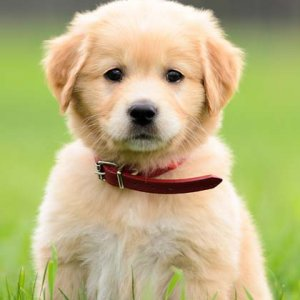
#> input picture HW2/ex2_images/puppy.png, 300 x 300 px
$ jupyter execute --allow-errors ex234.ipynb
#> lines starting #> are read from the running program, lines starting #| are printed output that depends on the picture
[cell 1]
import io
import ipywidgets as widgets
import matplotlib.pyplot as plt
import PIL.Image
import numpy as np
from IPython.display import display
from skimage import io as io_url
import cv2

[cell 2]
# Create image widgets
image3_spatial = widgets.Image(format='png', width=500, height=500, description='Spatial')
image3_freq    = widgets.Image(format='png', width=500, height=500, description='Frequency')
sidebyside     = widgets.HBox([image3_spatial, image3_freq])

# Create slider/select widgets
slider_inner   = widgets.FloatSlider(value=0,      min=0, max=1,      step=0.01, description='Inner radius')
slider_outer   = widgets.FloatSlider(value=1.44/2, min=0, max=1.44/2, step=0.01, description='Outer radius')

buf            = io.BytesIO()

# orig_img = io_url.imread('https://img2.zergnet.com/2309662_300.jpg')
orig_img = io_url.imread("ex2_images/puppy.png")
#> orig_img is the input picture: shape (300, 300, 3); mean R, G, B 185.9, 180, 128.2
orig_img = np.mean(orig_img, -1)
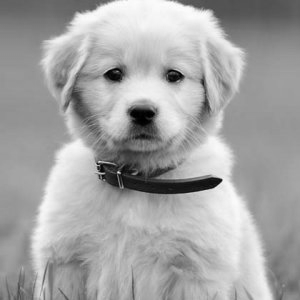
#> orig_img: shape (300, 300) float64; min 0, max 253.3, mean 164.7

x = np.fft.fftfreq(orig_img.shape[0]);
y = np.fft.fftfreq(orig_img.shape[1]);

xv, yv = np.meshgrid(x, y)
xv = np.fft.fftshift(xv)
yv = np.fft.fftshift(yv)

def filter_frequency(orig_img, mask):
  """
  You need to remove frequency based on the given mask.
  Params:
    orig_img: numpy image
    mask: same shape with orig_img indicating which frequency hold or remove
  Output:
    f_img: frequency image after applying mask
    img: image after applying mask
  """
  # Transform using fft2
  img_fft = np.fft.fft2(orig_img)

  # Shift frequency coefs to center using fftshift
  img_ffshift = np.fft.fftshift(img_fft)

  # Filter in frequency domain using the given mask
  f_img = img_ffshift * mask

  # Shift frequency coefs back using ifftshift
  f_img_shift = np.fft.ifftshift(f_img)

  # Invert transform using ifft2
  img = np.fft.ifft2(f_img_shift)

  # Ensure real values (absolute value for complex numbers)
  img = np.abs(img)
  f_img = np.abs(f_img)
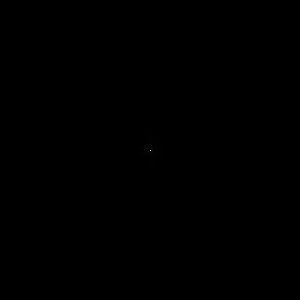
#> f_img: shape (300, 300) float64; min 2.02, max 14823517.7, mean 2751.6; drawn with min black and max white

  return f_img, img


def on_value_change3(change):
  mask = (np.sqrt(xv**2 + yv**2) < slider_outer.value) & \
          (np.sqrt(xv**2 + yv**2) >= slider_inner.value)
  mask = np.float32(mask)

  fimg, img = filter_frequency(orig_img, mask)
  buf.seek(0)
  tmp = PIL.Image.fromarray(255*img/(img.max()+0.0001))
  tmp = tmp.convert('L')
#> tmp: PIL image 300x300 L
  tmp.save(buf, 'png')
  image3_spatial.value = buf.getvalue()

  buf.seek(0)
  tmp = PIL.Image.fromarray(255*np.log(0.0001*fimg + 1))
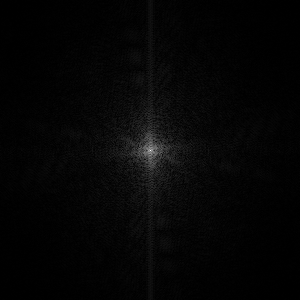
#> tmp: PIL image 300x300 F; min 0.0516, max 1862, mean 41.2; drawn with min black and max white
  tmp = tmp.convert('L')
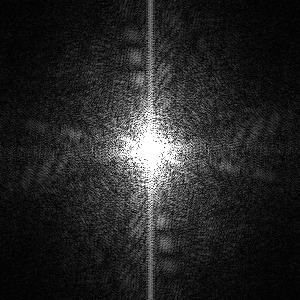
#> tmp: PIL image 300x300 L; min 0, max 255, mean 37.9
  tmp.save(buf, 'png')
  image3_freq.value = buf.getvalue()


slider_inner.observe(on_value_change3, names='value')
slider_outer.observe(on_value_change3, names='value')

on_value_change3(0)

display(sidebyside)
display(slider_inner)
display(slider_outer)

[cell 3]
def read_img(img_path, img_size=(512, 512)):
  """
    + Đọc ảnh
    + Chuyển thành grayscale
    + Thay đổi kích thước ảnh thành img_size
  """
#> called with img_path = 'ex2_images/karina.png', img_size = (512, 512)
  img = cv2.imread(img_path, 0)
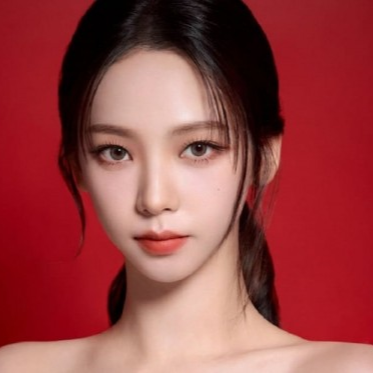
#> input picture HW2/ex2_images/karina.png, 373 x 373 px
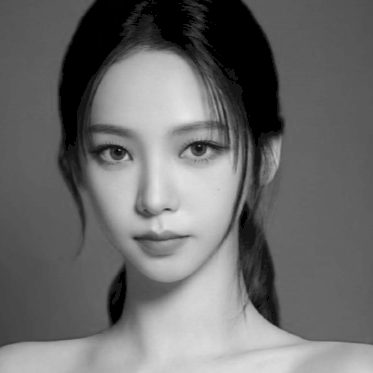
#> img: shape (373, 373); min 0, max 231, mean 107.5
  img = cv2.resize(img, img_size)
#> img: shape (512, 512)
#> call 2 of read_img, with img_path = 'ex2_images/puppy.png', img_size = (512, 512)
#> in read_img (call 2), `img = cv2.imread(img_path, 0)`:
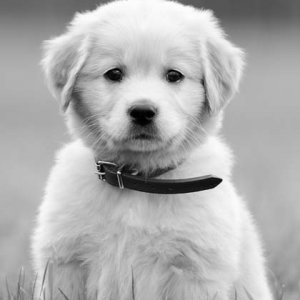
#> img: shape (300, 300); min 0, max 255, mean 175.9
  return img


def create_hybrid_img(img1, img2, r):
  """
  Create hydrid image
  Params:
    img1: numpy image 1
    img2: numpy image 2
    r: radius that defines the filled circle of frequency of image 1. Refer to the homework title to know more.
  """
#> called with r = 14
  h, w = img1.shape
#> h = 512; w = 512

  img1_fft = np.fft.fft2(img1)
  img2_fft = np.fft.fft2(img2)

  img1_ffshift = np.fft.fftshift(img1_fft)
  img2_ffshift = np.fft.fftshift(img2_fft)

  #create mask
  x_grid, y_grid = np.meshgrid(np.arange(h), np.arange(w))
  distance = np.sqrt((w // 2 - x_grid) ** 2 + (h // 2 - y_grid) ** 2)
  mask = distance <= r

  f_img1 = img1_ffshift * mask
  mask = distance > r
  f_img2 = img2_ffshift * mask

  f_img1_shift = np.fft.ifftshift(f_img1)
  f_img2_shift = np.fft.ifftshift(f_img2)

  img1 = np.fft.ifft2(f_img1_shift)
  img2 = np.fft.ifft2(f_img2_shift)

  img = img1 + img2
  img = np.abs(img)
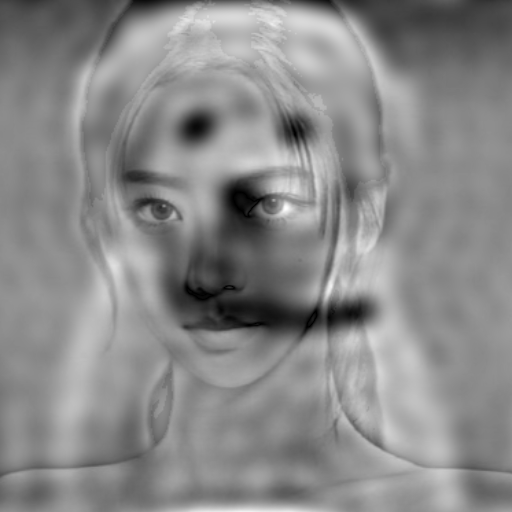
#> img: shape (512, 512) float64; min 0.0152, max 325.3, mean 175.8; drawn with min black and max white
  return img
